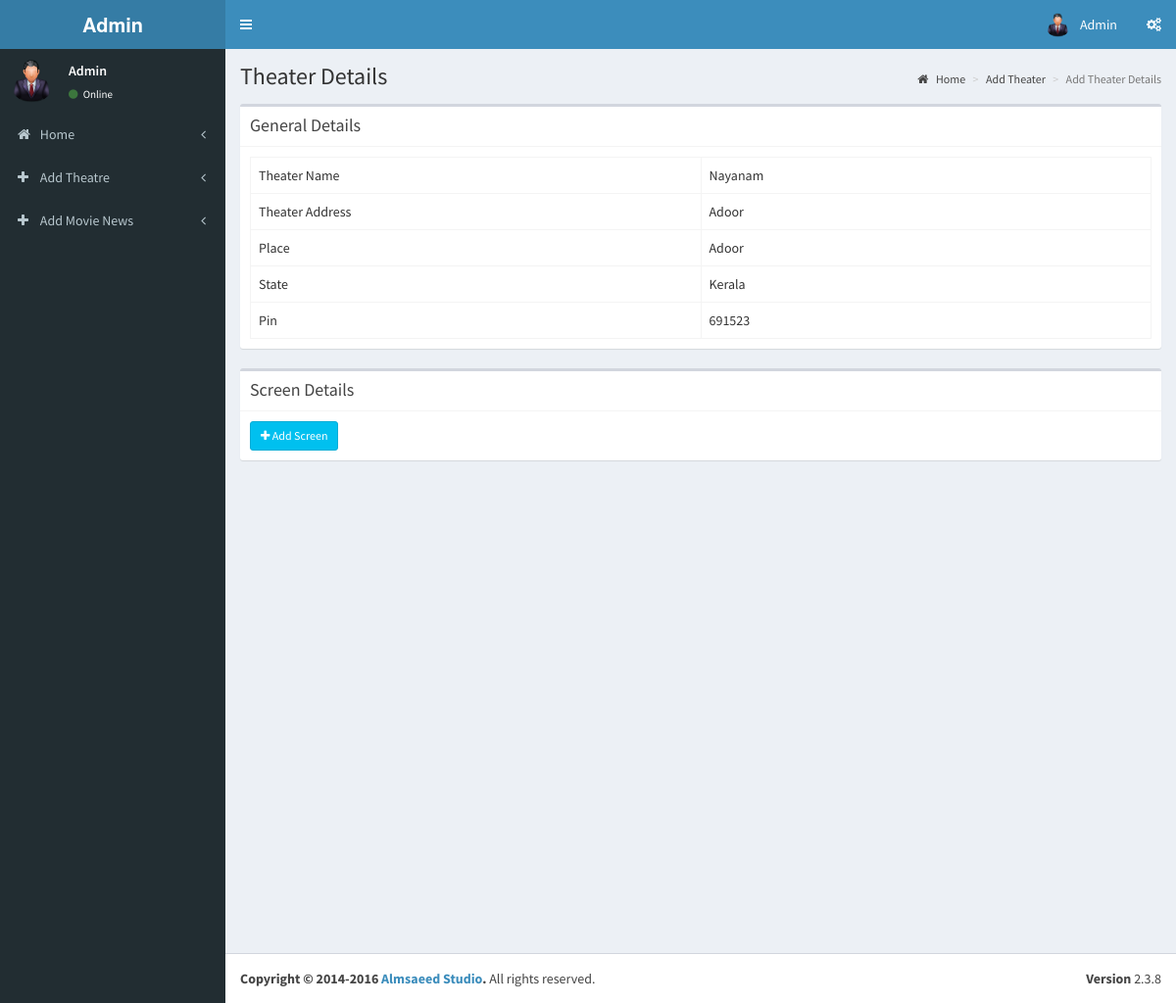
/admin/pages/add_theatre_2.1.php?id=2 (signed in), run on the app's committed database.
### tables this page shows
CREATE TABLE IF NOT EXISTS `tbl_theatre` (
  `id` int(11) NOT NULL AUTO_INCREMENT,
  `name` varchar(100) NOT NULL,
  `address` varchar(100) NOT NULL,
  `place` varchar(100) NOT NULL,
  `state` varchar(50) NOT NULL,
  `pin` int(11) NOT NULL,
  PRIMARY KEY (`id`)
);

### admin/pages/add_theatre_2.1.php (the view, shortened to what this page needs)
<?php
include('header.php');
?>
  <div class="content-wrapper">
    <section class="content-header">
      <h1>
        Theater Details
      </h1>
      <ol class="breadcrumb">
        <li><a href="index.php"><i class="fa fa-home"></i> Home</a></li>
        <li><a href="add_theater.php">Add Theater</a></li>
        <li class="active">Add Theater Details</li>
      </ol>
    </section>
    <section class="content">
      <div class="box">
         <div class="box-header with-border">
              <h3 class="box-title">General Details</h3>
            </div>
        <div class="box-body">
          <?php
            $th=mysqli_query($con,"select * from tbl_theatre where id='".$_GET['id']."'");
            $theatre=mysqli_fetch_array($th);
          ?>
            <table class="table table-bordered table-hover">
                <tr>
                    <td class="col-md-6">Theater Name</td>
                    <td  class="col-md-6"><?php echo $theatre['name'];?></td>
                </tr>
                <tr>
                    <td>Theater Address</td>
                    <td><?php echo $theatre['address'];?></td>
                </tr>
                <tr>
                    <td>Place</td>
                    <td><?php echo $theatre['place'];?></td>
                </tr>
                <tr>
                    <td>State</td>
                    <td><?php echo $theatre['state'];?></td>
                </tr>
                <tr>
                    <td>Pin</td>
                    <td><?php echo $theatre['pin'];?></td>
                </tr>
            </table>
        </div>
      </div>
         <div class="box">
         <div class="box-header with-border">
              <h3 class="box-title">Screen Details</h3>
            </div>
        <div class="box-body" id="screendtls">
          <?php
            $sr=mysqli_query($con,"select * from tbl_screens where t_id='".$_GET['id']."'");
            if(mysqli_num_rows($sr))
            {
          ?>
            <table class="table table-bordered table-hover">
              <th class="col-md-1">Slno</th>
              <th class="col-md-3">Screen Name</th>
              <th class="col-md-1">Seats</th>
              <th class="col-md-1">Charge</th>
              <th class="col-md-3">Show Time</th>
              <th class="text-right col-md-3"><button data-toggle="modal" data-target="#view-modal" id="getUser" class="btn btn-sm btn-info"><i class="fa fa-plus"></i> Add Screen</button></th>
                <?php
                $sl=1;
                while($screen=mysqli_fetch_array($sr))
                {
                  ?>
                  <tr>
                    <td><?php echo $sl;?></td>
                    <td><?php echo $screen['screen_name'];?></td>
                    <td><?php echo $screen['seats'];?></td>
                    <td><?php echo $screen['charge'];?></td>
                    <?php
                      $st=mysqli_query($con,"select * from tbl_show_time where screen_id='".$screen['screen_id']."'");
                    ?>
                    <td><?php if(mysqli_num_rows($st)) { while($stm=mysqli_fetch_array($st))
                    { echo date('h:i a',strtotime($stm['start_time']))." ,";}}
                    else
                    {echo "No Show Time Added";}
                    ?></td>
                    <td class="text-right"><button data-toggle="modal" data-id="<?php echo $screen['screen_id'];?>" data-target="#view-modal2" id="getUser2" class="btn btn-sm btn-warning"><i class="fa fa-plus"></i> Add Show Times</button></td>
                  </tr>
                  <?php
                  $sl++;
                }
                ?>
            </table>
            <?php
            }
            else
            {
              ?>
              <button data-toggle="modal" data-target="#view-modal" id="getUser" class="btn btn-sm btn-info"><i class="fa fa-plus"></i> Add Screen</button>
              <?php
            }
            ?>
        </div>
      </div>
    </section>
  </div>
  <?php
include('footer.php');
?>

### data on the page
tbl_theatre: name "Nayanam", address "Adoor", place "Adoor", state "Kerala", pin "691523"
